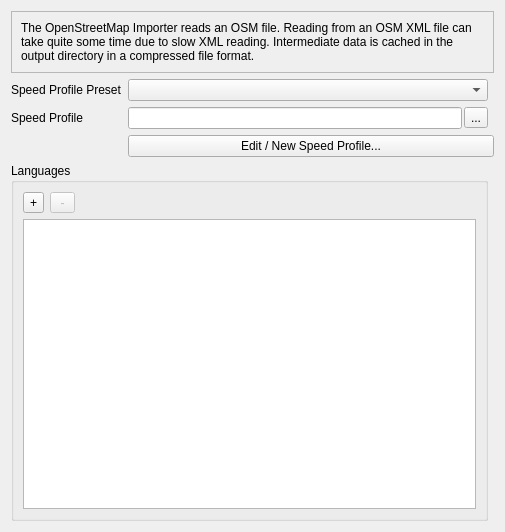
<?xml version="1.0" encoding="UTF-8"?>
<ui version="4.0">
 <class>OISettingsDialog</class>
 <widget class="QWidget" name="OISettingsDialog">
  <property name="windowModality">
   <enum>Qt::NonModal</enum>
  </property>
  <property name="geometry">
   <rect>
    <x>0</x>
    <y>0</y>
    <width>505</width>
    <height>532</height>
   </rect>
  </property>
  <property name="sizePolicy">
   <sizepolicy hsizetype="Fixed" vsizetype="Fixed">
    <horstretch>0</horstretch>
    <verstretch>0</verstretch>
   </sizepolicy>
  </property>
  <property name="windowTitle">
   <string>OpenStreetMap Importer Settings</string>
  </property>
  <layout class="QGridLayout" name="gridLayout">
   <item row="0" column="0" colspan="3">
    <widget class="QFrame" name="frame">
     <property name="sizePolicy">
      <sizepolicy hsizetype="Preferred" vsizetype="Fixed">
       <horstretch>0</horstretch>
       <verstretch>0</verstretch>
      </sizepolicy>
     </property>
     <property name="frameShape">
      <enum>QFrame::StyledPanel</enum>
     </property>
     <property name="frameShadow">
      <enum>QFrame::Raised</enum>
     </property>
     <layout class="QHBoxLayout" name="horizontalLayout">
      <item>
       <widget class="QLabel" name="label">
        <property name="text">
         <string>The OpenStreetMap Importer reads an OSM file. Reading from an OSM XML file can take quite some time due to slow XML reading. Intermediate data is cached in the output directory in a compressed file format.</string>
        </property>
        <property name="scaledContents">
         <bool>false</bool>
        </property>
        <property name="wordWrap">
         <bool>true</bool>
        </property>
       </widget>
      </item>
     </layout>
    </widget>
   </item>
   <item row="1" column="0">
    <widget class="QLabel" name="label_4">
     <property name="text">
      <string>Speed Profile Preset</string>
     </property>
    </widget>
   </item>
   <item row="2" column="0">
    <widget class="QLabel" name="label_2">
     <property name="text">
      <string>Speed Profile</string>
     </property>
    </widget>
   </item>
   <item row="2" column="1">
    <layout class="QHBoxLayout" name="horizontalLayout_2">
     <property name="spacing">
      <number>2</number>
     </property>
     <item>
      <widget class="QLineEdit" name="speedProfile"/>
     </item>
     <item>
      <widget class="QToolButton" name="browse">
       <property name="text">
        <string>...</string>
       </property>
      </widget>
     </item>
    </layout>
   </item>
   <item row="3" column="1" colspan="2">
    <widget class="QPushButton" name="edit">
     <property name="text">
      <string>Edit / New Speed Profile...</string>
     </property>
    </widget>
   </item>
   <item row="4" column="0" colspan="2">
    <widget class="QGroupBox" name="groupBox">
     <property name="title">
      <string>Languages</string>
     </property>
     <layout class="QVBoxLayout" name="verticalLayout">
      <item>
       <layout class="QHBoxLayout" name="horizontalLayout_8">
        <item>
         <widget class="QToolButton" name="addLanguage">
          <property name="sizePolicy">
           <sizepolicy hsizetype="Fixed" vsizetype="Fixed">
            <horstretch>0</horstretch>
            <verstretch>0</verstretch>
           </sizepolicy>
          </property>
          <property name="text">
           <string>+</string>
          </property>
         </widget>
        </item>
        <item>
         <widget class="QToolButton" name="deleteLanguage">
          <property name="enabled">
           <bool>false</bool>
          </property>
          <property name="sizePolicy">
           <sizepolicy hsizetype="Fixed" vsizetype="Fixed">
            <horstretch>0</horstretch>
            <verstretch>0</verstretch>
           </sizepolicy>
          </property>
          <property name="text">
           <string> - </string>
          </property>
         </widget>
        </item>
        <item>
         <spacer name="horizontalSpacer_6">
          <property name="orientation">
           <enum>Qt::Horizontal</enum>
          </property>
          <property name="sizeHint" stdset="0">
           <size>
            <width>40</width>
            <height>20</height>
           </size>
          </property>
         </spacer>
        </item>
       </layout>
      </item>
      <item>
       <widget class="QListWidget" name="languages"/>
      </item>
     </layout>
    </widget>
   </item>
   <item row="1" column="1">
    <widget class="QComboBox" name="speedProfileChooser"/>
   </item>
  </layout>
 </widget>
 <resources/>
 <connections/>
</ui>
